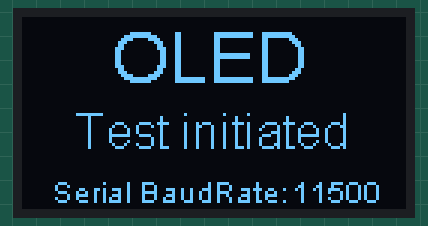
The sketch below on a simulated ESP8266 (NodeMCU). Shown: 128×64 one-colour display. What the sketch prints to the serial monitor is not drawn.

Above: at 0.1 s.

The sketch:

NodeMCU_OLED_Test.ino
```cpp
/*****************************************************************
*
* NodeMCU OLED Test
* Special Libraries needed:
*   SSD1306Wire.h: https://github.com/squix78/esp8266-oled-ssd1306
*   ESP8266WiFi.h: https://github.com/ekstrand/ESP8266wifi
*
* 128x64 OLED pinout:
*   - GND goes to ground
*   - Vin goes to 3.3V
*   - Data to I2C SDA (GPIO 0 ==>D3)
*   - Clk to I2C SCL  (GPIO 2 ==>D4)
*
* Developed by Marcelo Rovai https://MJRoBot.org
* Version 1.0 7May17
*****************************************************************/

/*NodeMCU */
#include <ESP8266WiFi.h>

/* OLED */
#include "SSD1306Wire.h"
#include "Wire.h"
const int I2C_DISPLAY_ADDRESS = 0x3c;
const int SDA_PIN = 0;
const int SCL_PIN = 2;
SSD1306Wire     display(I2C_DISPLAY_ADDRESS, SDA_PIN, SCL_PIN);

void setup ()
{
  Serial.begin(115200);


  displaySetup();
}

void loop()
{

}

/* Initiate and display setup data on OLED */
void displaySetup()
{
  display.init();         // initialize display
  display.clear();        // Clear display
  display.display();      // Put data on display

  Serial.println("Initiating Display Test");

  display.setFont(ArialMT_Plain_24);
  display.drawString(30, 0, "OLED");  // (xpos, ypos, "Text")
  display.setFont(ArialMT_Plain_16);
  display.drawString(18, 29, "Test initiated");
  display.setFont(ArialMT_Plain_10);
  display.drawString(10, 52, "Serial BaudRate:");
  display.drawString(90, 52, String(11500));
  display.display();  // Put data on display
  delay (3000);
}
```
